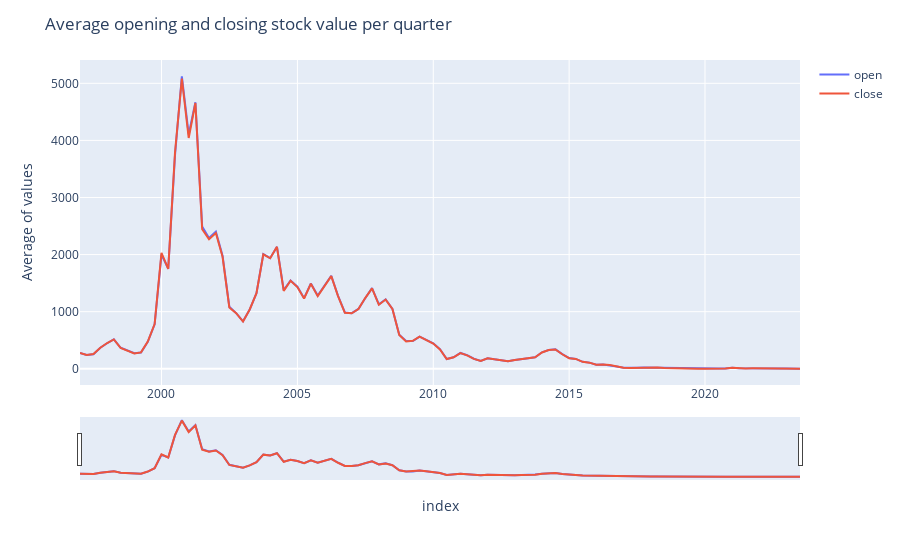

Write notebook code for a chart like this one.
### Markdown cell above
### Quarterly trend

### Code cell
df_clean_qtr = df_clean.resample('QS').mean()

# add lines for each column
fig = px.line(df_clean_qtr, 
              x=df_clean_qtr.index, 
              y=df_clean_qtr[['open','close']].columns)

# axis labels and title
fig.update_layout(
    yaxis_title="Average of values", 
    legend_title="", 
    title="Average opening and closing stock value per quarter"
)

# activate slider
fig.update_xaxes(rangeslider_visible=True)

fig.show()
